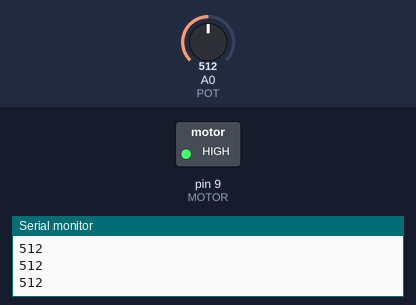
The sketch below on a simulated Arduino Uno, built with avr-gcc and run on an emulated ATmega328P. On the bench: switched loads named in the sketch (green lamp = pin HIGH), the last lines printed to the serial monitor. Inputs (shaded band) come from the test bench; at power-on: A0 (POT) = 512.

Above: at 1.2 s.
1.3 s: A0 (POT) set to 122
At 2.5 s:
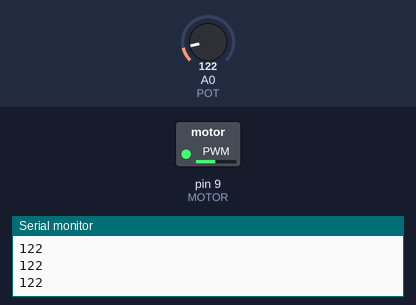
2.8 s: A0 (POT) set to 0
At 3.8 s:
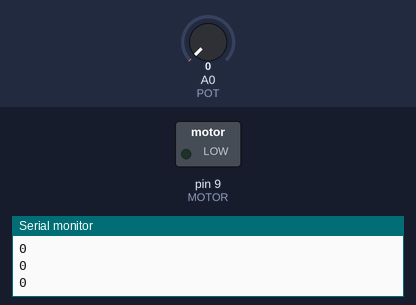
4.3 s: A0 (POT) set to 306
At 5.0 s:
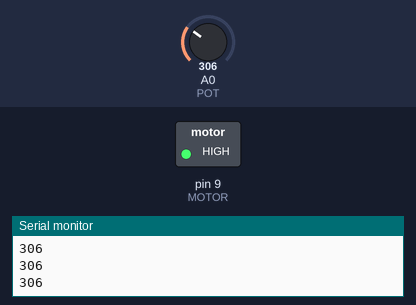
Timing chart, 0 to 7.3 s (numbered marks = the images above; inputs shaded):
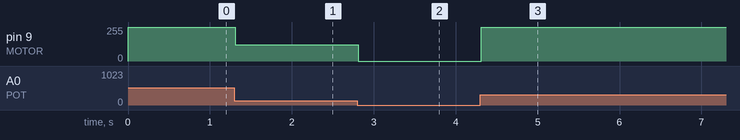

Measured:
- after the input at 1.3 s, pin 9 (MOTOR): 255/255 → 122/255 at once
- after the input at 2.8 s, pin 9 (MOTOR): 122/255 → 0/255 at once
- after the input at 4.3 s, pin 9 (MOTOR): 0/255 → 255/255 at once

The sketch:

Potentiometers_and_DC_motors.ino
```cpp
//Simple Motor Speed Control Program
const int MOTOR = 9;  //Motor on Digital Pin 9
const int POT = A0;
int Pot_input = 0;
void setup() {
  pinMode(MOTOR, OUTPUT);
  pinMode(POT, INPUT);
  Serial.begin(9600);
}
void loop() {
  // ramp up the speed, delay 10 ms after write for motor to react
  Pot_input = analogRead(POT);
  Serial.println(Pot_input);
  analogWrite(MOTOR,Pot_input);
  delay(10);

  // ramp down the speed, delay 10 ms after write for motor to react
}
```
